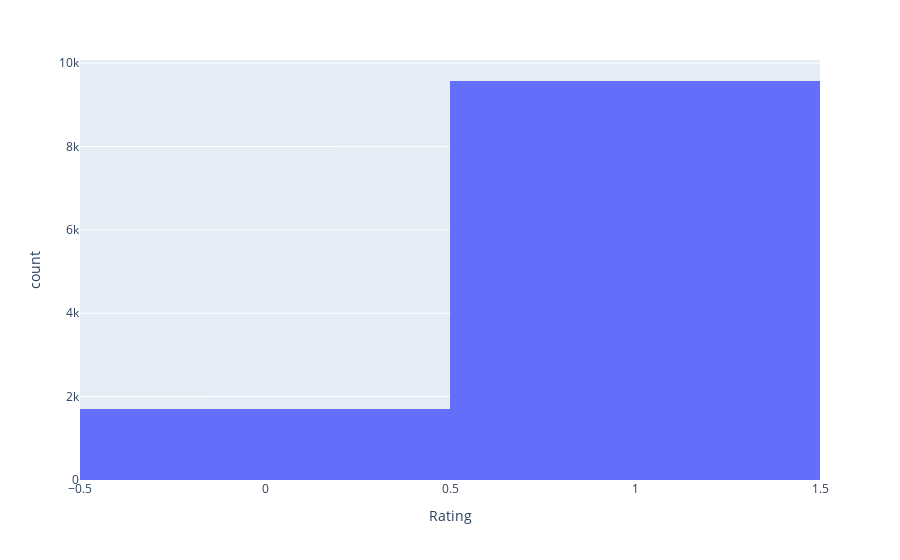

The code cell stored with this chart in its notebook:
### Code cell
fig = px.histogram(data, x="Rating")
fig.show()

### Figure 1 — Plotly figure (JSON) as saved in the notebook; plotly's stock layout.template omitted (floating-point values rounded to 4 significant figures; data arrays with more than 128 entries replaced by an {"elided": "..."} marker saying what was removed)
{"data": [{"alignmentgroup": "True", "bingroup": "x", "hovertemplate": "Rating=%{x}<br>count=%{y}<extra></extra>", "legendgroup": "", "marker": {"color": "#636efa", "pattern": {"shape": ""}}, "name": "", "offsetgroup": "", "orientation": "v", "showlegend": false, "type": "histogram", "x": {"elided": "11269 int values"}, "xaxis": "x", "yaxis": "y"}], "layout": {"barmode": "relative", "legend": {"tracegroupgap": 0}, "margin": {"t": 60}, "xaxis": {"anchor": "y", "domain": [0, 1], "title": {"text": "Rating"}}, "yaxis": {"anchor": "x", "domain": [0, 1], "title": {"text": "count"}}}}
